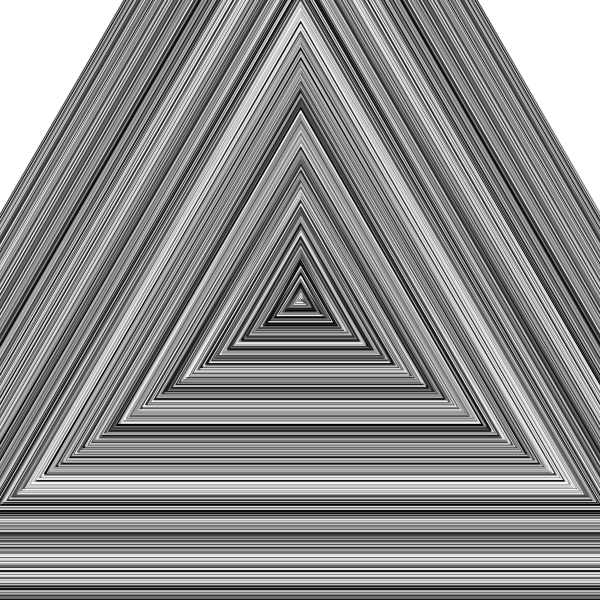
Frame 1 (no input)
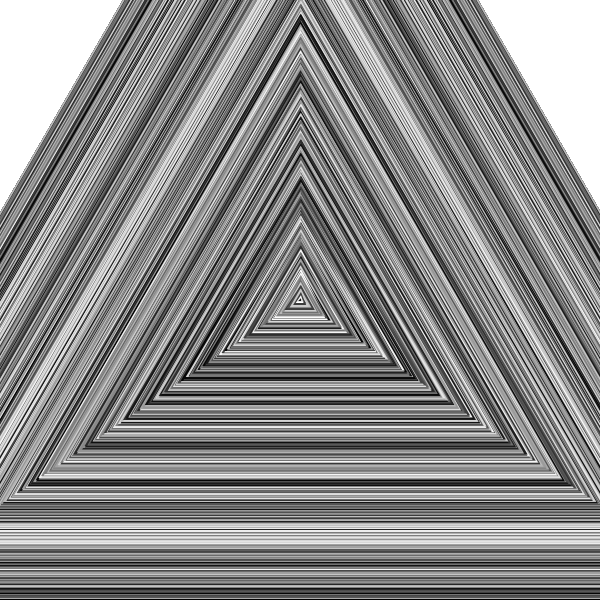
Frame 60 (the mouse pressed at the canvas centre just before this capture)
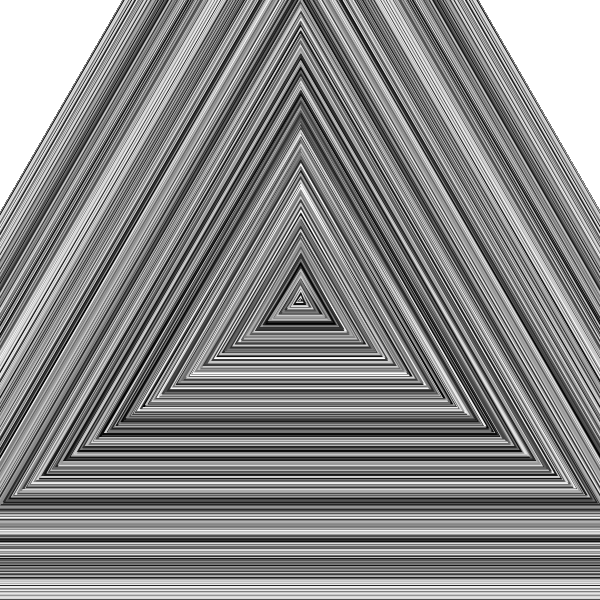
Frame 120 (the mouse held since frame 60 and released just before this capture)

The Processing sketch that drew these frames (run headless with seeded random() and noise(); from frame 60 on, the mouse is pressed at the canvas centre):

// Processing sketch: processing_118737
// ── processing_118737.pde

TechnoBall bigBall;

public class TechnoBall
{
  color[] colors;
  int bigR;
  int x = 0;
  int y = 0;
  
  TechnoBall()
  {
    bigR = 1;
    colors = new color[bigR];
  }
  TechnoBall(int inR)
  {
    bigR = inR;
    colors = new color[bigR];
  }
  void setColor(int index, color colorIn)
  {
    colors[index] = colorIn;
  }
  void advance()
  {
    color temp = colors[bigR-1];
    for(int i = bigR-1; i > 0; i--)
    {
      colors[i] = colors[i-1];
    }
    colors[0] = temp;
  }
  
  void run()
  {
    advance();
    drawMe();
  }
  
  
  
  
  void drawMe()
  {
    for(int i = bigR-1; i >= 0; i--)
    {
      noFill();
      strokeWeight(1);
      stroke(colors[i]);
      pushMatrix();
      translate(width/2,height/2);
      //triangle(0,-sqrt(3)/4.0*i,-(.5*i),sqrt(3)/4.0*i,(.5*i), sqrt(3)/4.0*i);
      scale(i);
      triangle(0,-sqrt(3)/4.0,-(.5),sqrt(3)/4.0,(.5), sqrt(3)/4.0);
      
      //ellipse(0,0,2*i,2*i);
      popMatrix();
    }
  }
}
  


void setup()
{
  //noStroke();
  noFill();
  
  background(255);
  size(600,600);
  frameRate(20000);
  colorMode(RGB);
  bigBall = new TechnoBall(425);
  for(int i = 0; i < bigBall.bigR; i++)
  {
    bigBall.setColor(i, color(round(random(255))));
  }
}

void draw()
{
  bigBall.run();
}
